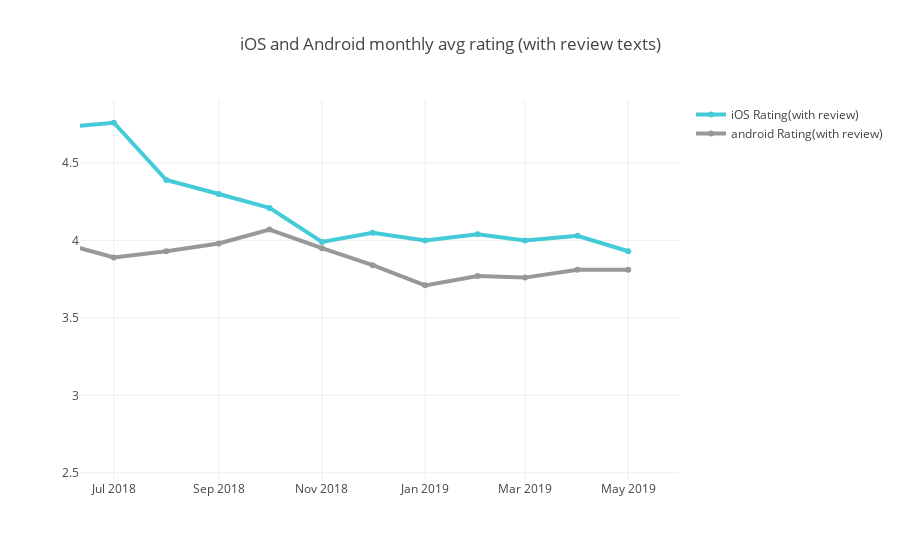

Notebook cell for this chart:
### Code cell
# monthly trend
trace_ios = go.Scatter(
                x=ios_monthly_rating.month_start,
                y=ios_monthly_rating["Rating_with_Review"],
                name = "iOS Rating(with review)",
                line = dict(color = '#17BECF', width = 4),
                opacity = 0.8)

trace_android = go.Scatter(
                x=android_monthly_rating.month_start,
                y=android_monthly_rating["Rating_with_Review"],
                name = "android Rating(with review)",
                line = dict(color = '#7F7F7F', width = 4),
                opacity = 0.8)

data = [trace_ios,trace_android]

layout = dict(
    title = "iOS and Android monthly avg rating (with review texts)",
    xaxis = dict(
        range = ['2018-06-11','2019-05-31'])
)

fig = dict(data=data, layout=layout)
py.iplot(fig, filename = "Manually Set Range")

### Figure 1 — Plotly figure (JSON) as saved in the notebook; plotly's stock layout.template omitted (floating-point values rounded to 4 significant figures)
{"data": [{"line": {"color": "#17BECF", "width": 4}, "name": "iOS Rating(with review)", "opacity": 0.8, "type": "scatter", "uid": "c881725e-45d5-478a-b9fc-a94c85717b3d", "x": ["2018-05-01", "2018-06-01", "2018-07-01", "2018-08-01", "2018-09-01", "2018-10-01", "2018-11-01", "2018-12-01", "2019-01-01", "2019-02-01", "2019-03-01", "2019-04-01", "2019-05-01"], "y": [2.6, 4.73, 4.76, 4.39, 4.3, 4.21, 3.99, 4.05, 4, 4.04, 4, 4.03, 3.93]}, {"line": {"color": "#7F7F7F", "width": 4}, "name": "android Rating(with review)", "opacity": 0.8, "type": "scatter", "uid": "58341fde-65b8-47bc-8154-43305b3a2d49", "x": ["2018-05-01", "2018-06-01", "2018-07-01", "2018-08-01", "2018-09-01", "2018-10-01", "2018-11-01", "2018-12-01", "2019-01-01", "2019-02-01", "2019-03-01", "2019-04-01", "2019-05-01"], "y": [3.93, 3.98, 3.89, 3.93, 3.98, 4.07, 3.95, 3.84, 3.71, 3.77, 3.76, 3.81, 3.81]}], "layout": {"title": "iOS and Android monthly avg rating (with review texts)", "xaxis": {"range": ["2018-06-11", "2019-05-31"]}}}
